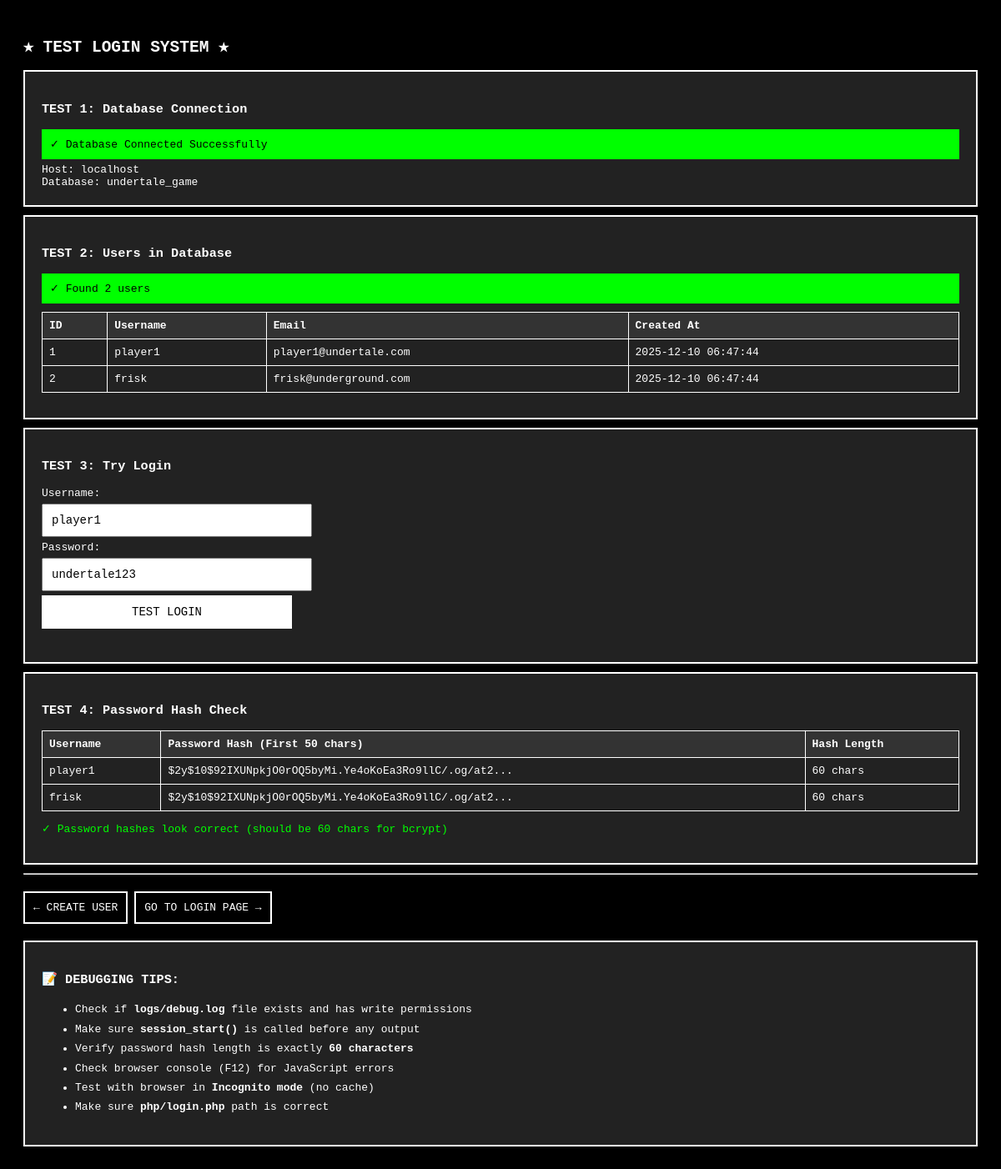
The page /test_login.php on the database as committed earlier.
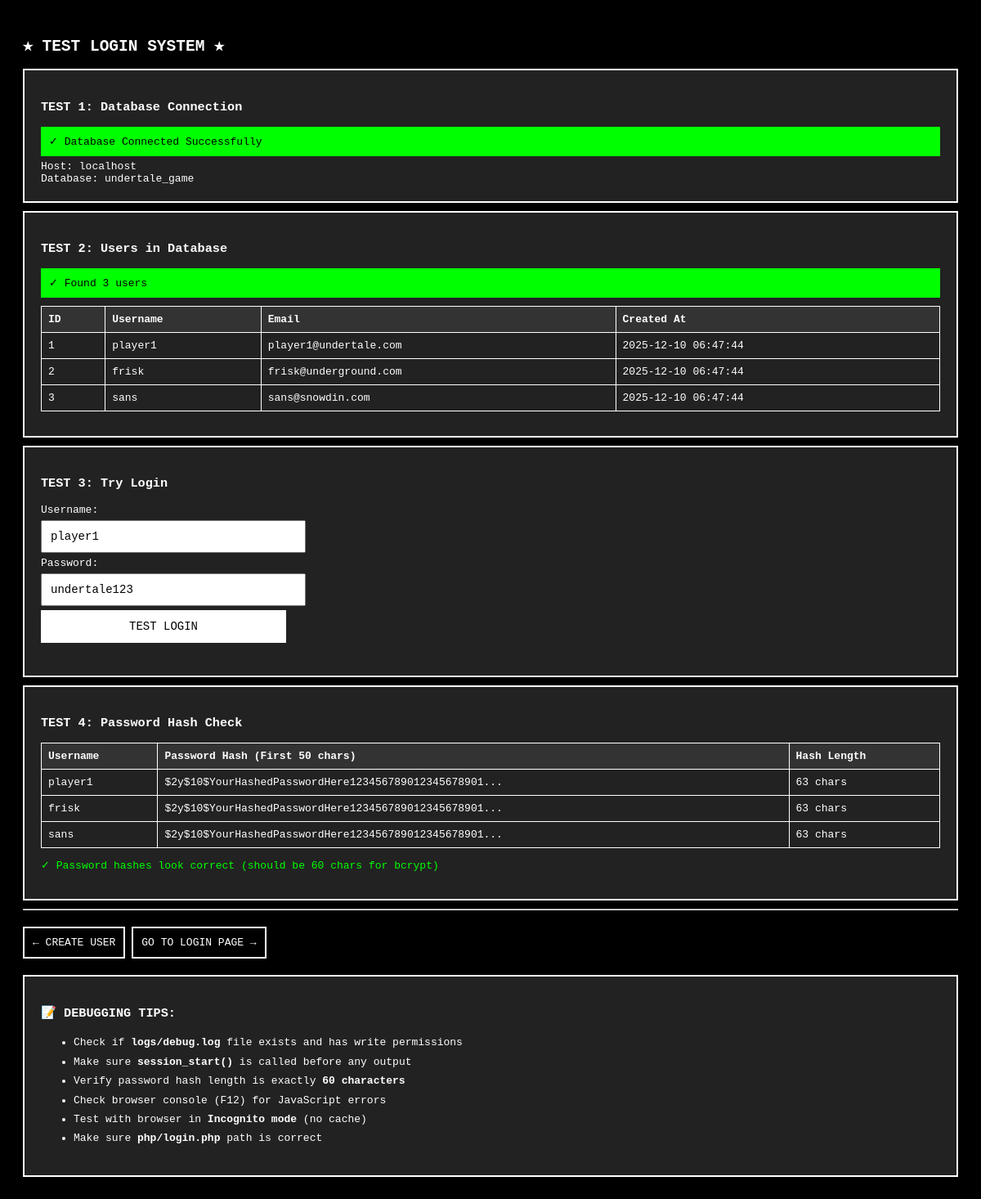
The same page on the database as committed later.
### tables this page shows
CREATE TABLE users (
    id INT AUTO_INCREMENT PRIMARY KEY,
    username VARCHAR(50) UNIQUE NOT NULL,
    email VARCHAR(100) UNIQUE NOT NULL,
    password VARCHAR(255) NOT NULL,
    created_at TIMESTAMP DEFAULT CURRENT_TIMESTAMP,
    last_login TIMESTAMP NULL,
    is_active TINYINT(1) DEFAULT 1,
    INDEX idx_username (username),
    INDEX idx_email (email)
);

### test_login.php (the view, shortened to what this page needs)
<!DOCTYPE html>
<html>
<head>
</head>
<body>
    <h2>★ TEST LOGIN SYSTEM ★</h2>
    <?php
    echo "<div class='test-box'>";
    echo "<h3>TEST 1: Database Connection</h3>";
    try {
        $conn = new mysqli(DB_HOST, DB_USER, DB_PASS, DB_NAME);
        if ($conn->connect_error) {
            echo "<div class='error'>✗ Connection Failed: " . $conn->connect_error . "</div>";
        } else {
            echo "<div class='success'>✓ Database Connected Successfully</div>";
            echo "Host: " . DB_HOST . "<br>";
            echo "Database: " . DB_NAME . "<br>";
        }
    } catch (Exception $e) {
        echo "<div class='error'>✗ Exception: " . $e->getMessage() . "</div>";
    }
    echo "</div>";
    if (isset($conn) && !$conn->connect_error) {
        echo "<div class='test-box'>";
        echo "<h3>TEST 2: Users in Database</h3>";
        $result = $conn->query("SELECT id, username, email, created_at FROM users ORDER BY id");
        if ($result && $result->num_rows > 0) {
            echo "<div class='success'>✓ Found " . $result->num_rows . " users</div>";
            echo "<table>";
            echo "<tr><th>ID</th><th>Username</th><th>Email</th><th>Created At</th></tr>";
            while ($row = $result->fetch_assoc()) {
                echo "<tr>";
                echo "<td>" . $row['id'] . "</td>";
                echo "<td>" . $row['username'] . "</td>";
                echo "<td>" . $row['email'] . "</td>";
                echo "<td>" . $row['created_at'] . "</td>";
                echo "</tr>";
            }
            echo "</table>";
        } else {
            echo "<div class='error'>✗ No users found in database</div>";
            echo "<a href='create_user.php' style='color: #0f0;'>→ Create User First</a>";
        }
        echo "</div>";
        echo "<div class='test-box'>";
        echo "<h3>TEST 3: Try Login</h3>";
        ?>
        <form id="testLoginForm">
            <label>Username:</label>
            <input type="text" id="test_username" name="username" value="player1" required>
            <label>Password:</label>
            <input type="text" id="test_password" name="password" value="undertale123" required>
            <button type="submit">TEST LOGIN</button>
        </form>
        <?php
        echo "</div>";
        echo "<div class='test-box'>";
        echo "<h3>TEST 4: Password Hash Check</h3>";
        $result = $conn->query("SELECT username, password FROM users LIMIT 3");
        if ($result && $result->num_rows > 0) {
            echo "<table>";
            echo "<tr><th>Username</th><th>Password Hash (First 50 chars)</th><th>Hash Length</th></tr>";
            while ($row = $result->fetch_assoc()) {
                echo "<tr>";
                echo "<td>" . $row['username'] . "</td>";
                echo "<td>" . substr($row['password'], 0, 50) . "...</td>";
                echo "<td>" . strlen($row['password']) . " chars</td>";
                echo "</tr>";
            }
            echo "</table>";
            echo "<p style='color: #0f0;'>✓ Password hashes look correct (should be 60 chars for bcrypt)</p>";
        }
        echo "</div>";
    }
    ?>
    <hr>
    <div style="margin-top: 20px;">
        <a href="create_user.php" style="color: #fff; text-decoration: none; padding: 10px; border: 2px solid #fff; display: inline-block;">← CREATE USER</a>
        <a href="../login.html" style="color: #fff; text-decoration: none; padding: 10px; border: 2px solid #fff; display: inline-block;">GO TO LOGIN PAGE →</a>
    </div>
    <div class='test-box' style='margin-top: 20px;'>
        <h3>📝 DEBUGGING TIPS:</h3>
        <ul style="line-height: 1.8;">
            <li>Check if <strong>logs/debug.log</strong> file exists and has write permissions</li>
            <li>Make sure <strong>session_start()</strong> is called before any output</li>
            <li>Verify password hash length is exactly <strong>60 characters</strong></li>
            <li>Check browser console (F12) for JavaScript errors</li>
            <li>Test with browser in <strong>Incognito mode</strong> (no cache)</li>
            <li>Make sure <strong>php/login.php</strong> path is correct</li>
        </ul>
    </div>
</body>
</html>

### test_login.php (style rules this page uses)
body { font-family: monospace; background: #000; color: #fff; padding: 20px; }
.test-box { background: #222; padding: 20px; margin: 10px 0; border: 2px solid #fff; }
.success { background: #0f0; color: #000; padding: 10px; margin: 5px 0; }
input, button { padding: 10px; margin: 5px 0; width: 300px; display: block; font-family: monospace; font-size: 14px; }
button { background: #fff; color: #000; border: 2px solid #fff; cursor: pointer; }
table { border-collapse: collapse; width: 100%; margin: 10px 0; }
table td, table th { border: 1px solid #fff; padding: 8px; text-align: left; }
table th { background: #333; }

Rows that differ between the two databases and show on the page:
changed users "player1": password "$2y$10$92IXUNpkjO0rOQ5byMi.Ye4oKoEa3Ro9llC/.og/at2" → "$2y$10$YourHashedPasswordHere123456789012345678901"; password "60" → "63"
changed users "frisk": password "$2y$10$92IXUNpkjO0rOQ5byMi.Ye4oKoEa3Ro9llC/.og/at2" → "$2y$10$YourHashedPasswordHere123456789012345678901"; password "60" → "63"
added users: id "3", username "sans", email "sans@snowdin.com", created_at "2025-12-10 06:47:44", password "$2y$10$YourHashedPasswordHere123456789012345678901", password "63"
Other text that changed with them:
$result->num_rows: "2" → "3"
